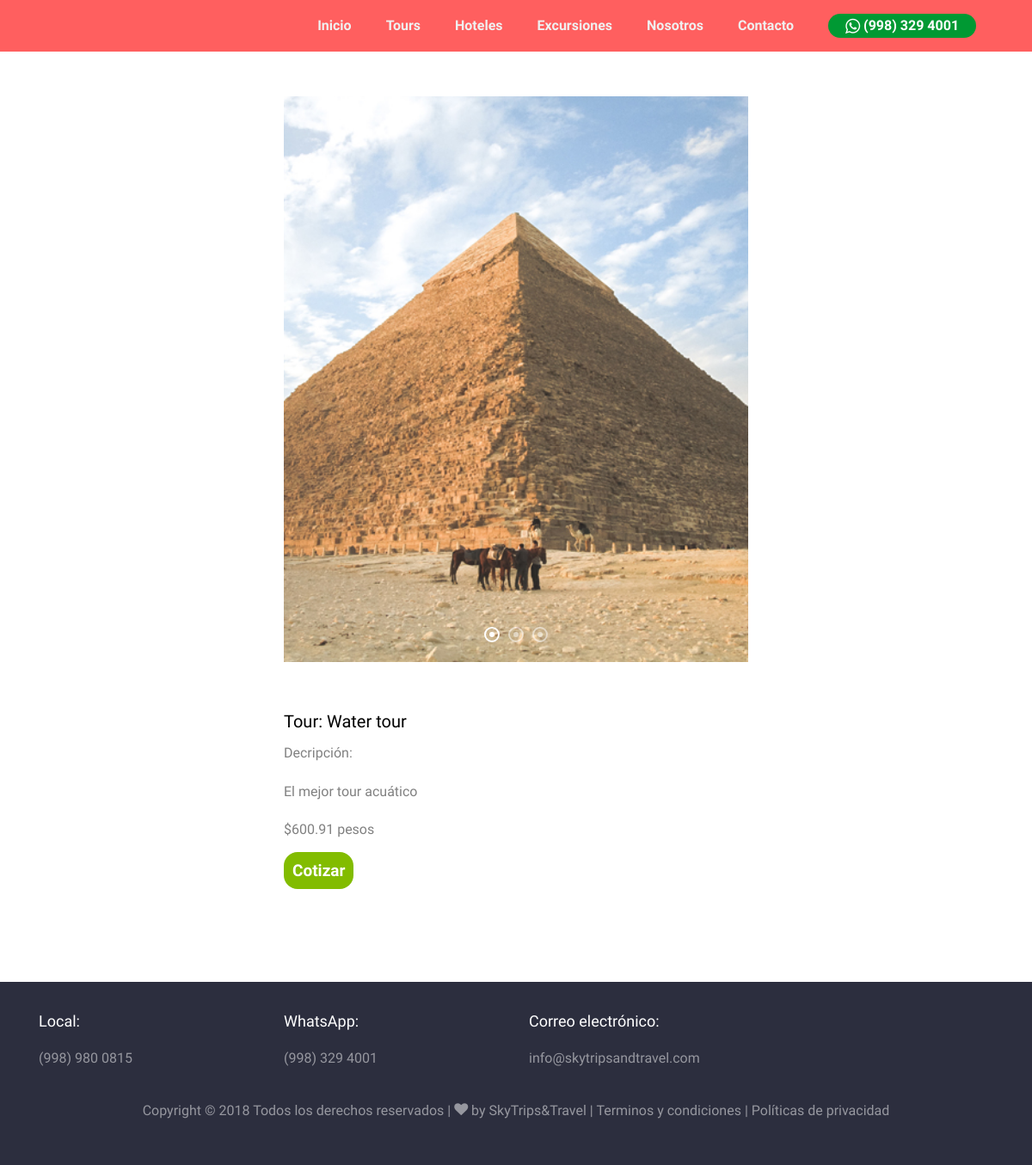
The page /tours/7 on the database as committed earlier.
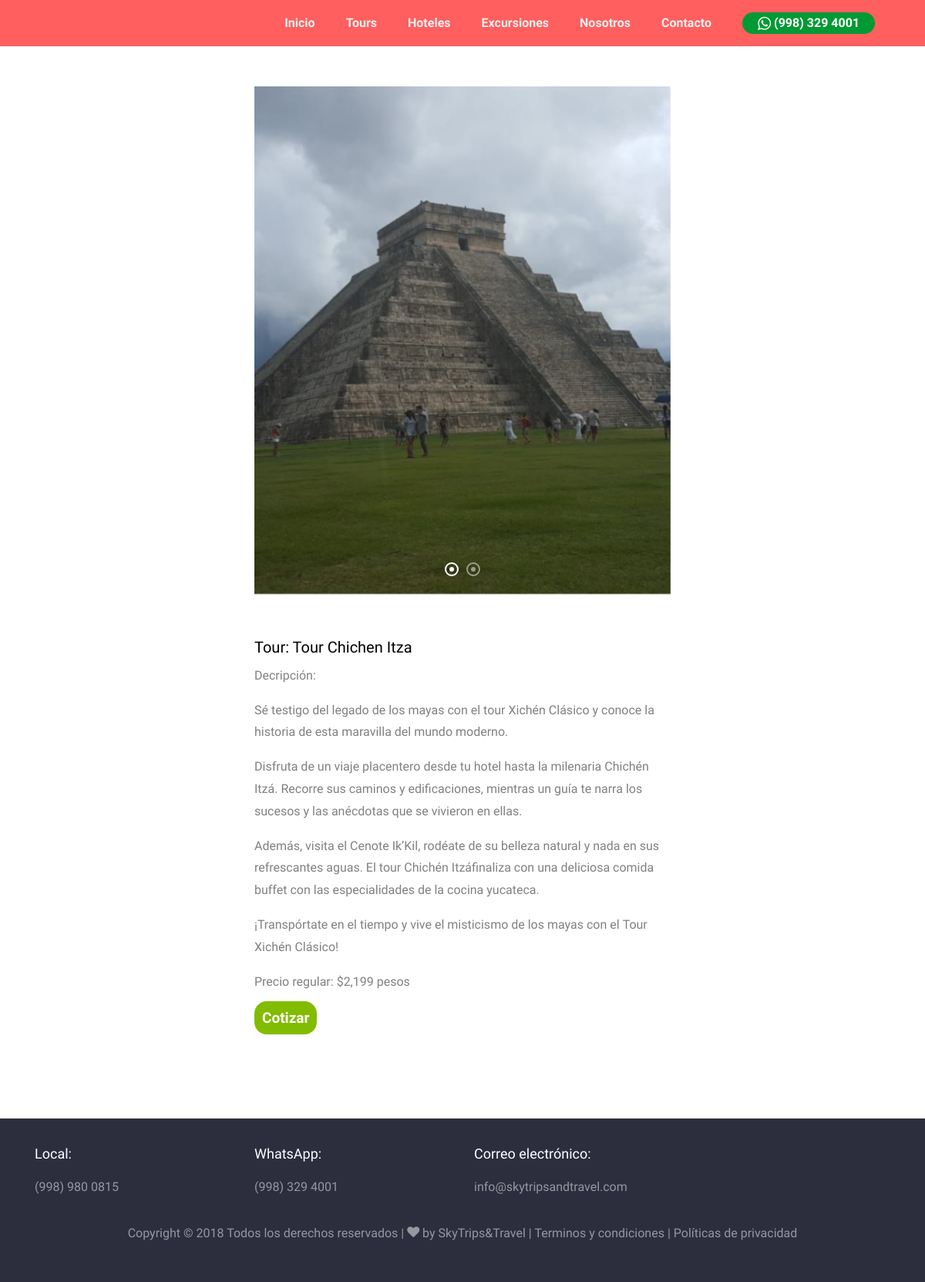
The same page on the database as committed later.
### tours/models.py (models this page shows, shortened)
class imagenes(models.Model):
    property = models.ForeignKey(tour, related_name='images', on_delete=models.PROTECT)
    image = models.ImageField()
    class Meta:
        verbose_name = 'imagen'
        verbose_name_plural = 'Slider detalle'

class tour(models.Model):
    nombre_tour = models.CharField(max_length=50)
    pickup = models.CharField(max_length=50)
    duracion = models.CharField(max_length=50)
    costo = models.CharField(max_length=50)
    descripción = RichTextField()
    comentario = RichTextField()
    imagen = models.ImageField(verbose_name="Imagen", upload_to="tours")
    recomendado = models.BooleanField(default=False)
    creacion = models.DateTimeField(auto_now_add=True, verbose_name="Fecha de creación")
    actualizacion = models.DateTimeField(auto_now=True, verbose_name="Fecha de actualizacion")
    class Meta:
        verbose_name = 'Tours'
        verbose_name_plural = 'Tours'
        ordering = ['-creacion']

### tours/views.py (the view)
# urls.py: path('tours/<int:pk>', tours_views.tours_details, name="tours"),
def tours_details(request, pk):
    property = tour.objects.get(pk=pk)
    image_list = property.images.all()
    return render(request, "tours/toursdetails.html", {"tour": property,'slider':image_list})

### tours/templates/tours/toursdetails.html (shortened to what this page needs)
{% extends 'core/base.html' %}
{% load static %}
{% block  content %}
<section class="ftco-section">
  <div class="container">
    <div class="row">
      <div class="col-lg-12">
        <div class="row justify-content-center">
            <div class="col-md-6 col-lg-6 mb-6 ftco-animate">
              <section class="home-slider owl-carousel">
                {% for slide in slider %}
                  <div class="slider-item" style="min-height: 350px;background-image: url('{{slide.image.url}}');" data-stellar-background-ratio="0.5">
                  </div>
                {% endfor %}
              </section>
              <br>
              <h5 class="heading">Tour: {{tour.nombre_tour}}</h5>
              <p>Decripción: {{tour.descripción|safe}}</p>
              <p class="price">{{tour.costo}}</p>
              <a href="http://bit.ly/2OmOBYh" target="_blank"><span class="bt-copmprar price" style="color:white!important;font-size:19px;">Cotizar</span></a>
            </div>
        </div>
    </div>
  </div>
</section>
{% endblock %}

### core/templates/core/base.html (shortened to what this page needs)
<!DOCTYPE html>
<html lang="es">
<head>
    {% load static %}
    <link rel="stylesheet" href="{% static 'core/css/open-iconic-bootstrap.min.css' %}">
    <link rel="stylesheet" href="{% static 'core/css/animate.css' %}">
    <link rel="stylesheet" href="{% static 'core/css/owl.carousel.min.css' %}">
    <link rel="stylesheet" href="{% static 'core/css/owl.theme.default.min.css' %}">
    <link rel="stylesheet" href="{% static 'core/css/magnific-popup.css' %}">
    <link rel="stylesheet" href="{% static 'core/css/aos.css' %}">
    <link rel="stylesheet" href="{% static 'core/css/ionicons.min.css' %}">
    <link rel="stylesheet" href="{% static 'core/css/bootstrap-datepicker.css' %}">
    <link rel="stylesheet" href="{% static 'core/css/jquery.timepicker.css' %}">
    <link rel="stylesheet" href="{% static 'core/css/flaticon.css' %}">
    <link rel="stylesheet" href="{% static 'core/css/icomoon.css' %}">
    <link rel="stylesheet" href="{% static 'core/css/style.css' %}">
</head>
<body>
    <nav class="nav-background font-weight navbar navbar-expand-lg navbar-dark ftco_navbar bg-dark ftco-navbar-light"
        id="ftco-navbar">
        <div class="container">
            <div class="collapse navbar-collapse" id="ftco-nav">
                <ul class="navbar-nav ml-auto">
                    <li class="nav-item {% if request.path == '/' %}active{% endif %}"><a href="{% url 'home' %}" class="nav-link">Inicio</a></li>
                    <li class="nav-item {% if request.path == '/tours/' %}active{% endif %}"><a href="{% url 'tours' %}" class="nav-link">Tours</a></li>
                    <li class="nav-item {% if request.path == '/hoteles/' %}active{% endif %}"><a href="{% url 'hoteles' %}" class="nav-link">Hoteles</a></li>
                    <li class="nav-item {% if request.path == '/excursiones/' %}active{% endif %}"><a href="{% url 'excursiones' %}" class="nav-link">Excursiones</a></li>
                    <li class="nav-item {% if request.path == '/about/' %}active{% endif %}"><a href="{% url 'about' %}" class="nav-link">Nosotros</a></li>
                    <li class="nav-item {% if request.path == '/contact/' %}active{% endif %}"><a href="{% url 'contact' %}" class="nav-link">Contacto</a></li>
                    <li class="nav-item"><a href="http://bit.ly/2OmOBYh" target="_blank" class="nav-link">
                            <div class="whatsapp"><span class="icon-whatsapp align-middle" style="color:white!important; font-size: 20px"></span>
                                (998) 329 4001</div>
                        </a></li>
                </ul>
            </div>
        </div>
    </nav>
    {% block content %}{% endblock %}
    <footer class="ftco-footer ftco-bg-dark ftco-section">
        <div class="container">
            <div class="row ">
                <div class="col-md">
                    <div class="ftco-footer-widget mb-4">
                        <h2 class="ftco-heading-2">Local:</h2>
                        <ul class="list-unstyled">
                            <li><a href="tel:(998) 980 0815" class="py-2 d-block">(998) 980 0815</a></li>
                        </ul>
                    </div>
                </div>
                <div class="col-md">
                    <div class="ftco-footer-widget mb-4">
                        <h2 class="ftco-heading-2">WhatsApp:</h2>
                        <ul class="list-unstyled">
                            <li><a href="tel:WhatsApp: (998) 329 4001" class="py-2 d-block">(998) 329 4001</a></li>
                        </ul>
                    </div>
                </div>
                <div class="col-md">
                    <div class="ftco-footer-widget mb-4">
                        <h2 class="ftco-heading-2">Correo electrónico:</h2>
                        <ul class="list-unstyled">
                            <li><a href="mailto:info@skytripsandtravel.com;" class="py-2 d-block">info@skytripsandtravel.com</a></li>
                        </ul>
                    </div>
                </div>
                <div class="col-md">
                    <div class="ftco-footer-widget mb-4">
                        <ul class="ftco-footer-social list-unstyled float-md-right float-lft">
                        </ul>
                    </div>
                </div>
            </div>
            <div class="row">
                <div class="col-md-12 text-center">
                    <p>
                        Copyright &copy;
                        <script>document.write(new Date().getFullYear());</script> Todos los derechos reservados | <i
                            class="icon-heart" aria-hidden="true"></i> by <a href="http://skytripsandtravel.com/"
                            target="_blank">SkyTrips&Travel |</a> <a href="/terminos">Terminos y condiciones</a> |</a> <a href="/politicas">Políticas de privacidad</a>
                    </p>
                </div>
            </div>
        </div>
    </footer>
</body>
</html>

### core/static/core/css/icomoon.css (style rules this page uses)
[class^="icon-"], [class*=" icon-"] { font-family: 'icomoon' !important; speak: none; font-style: normal; font-weight: normal; font-variant: normal; text-transform: none; line-height: 1; -webkit-font-smoothing: antialiased; -moz-osx-font-smoothing: grayscale; }
.icon-heart:before { content: "\f004"; }
.icon-whatsapp:before { content: "\f232"; }

Rows that differ between the two databases and show on the page:
changed imagenes: image: a different picture
changed tour: nombre_tour "Water tour" → "Tour Chichen Itza"; descripción "El mejor tour acuático" → "Sé testigo del legado de los mayas con el tour Xichén Clásico y conoce la historia de esta maravilla del mundo moderno. Disfruta de un viaje placentero desde tu hotel hasta la milenaria Chichén Itzá . Recorre sus caminos y edificaciones, mientras un guía te narra los sucesos y las anécdotas que se vivieron en ellas. Además, visita el Cenote Ik’Kil, rodéate de su belleza natural y nada en sus refrescantes aguas. El tour Chichén Itzá finaliza con una deliciosa comida buffet con las especialidades de la cocina yucateca. ¡Transpórtate en el tiempo y vive el misticismo de los mayas con el Tour Xichén Clásico!"; costo "$600.91 pesos" → "Precio regular: $2,199 pesos"
